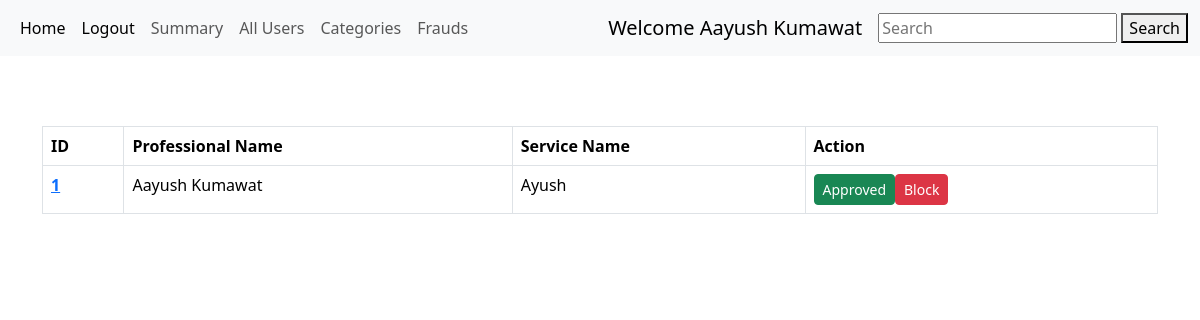
The page /admin/Aayush Kumawat/show/all_professionals on the database as committed earlier.
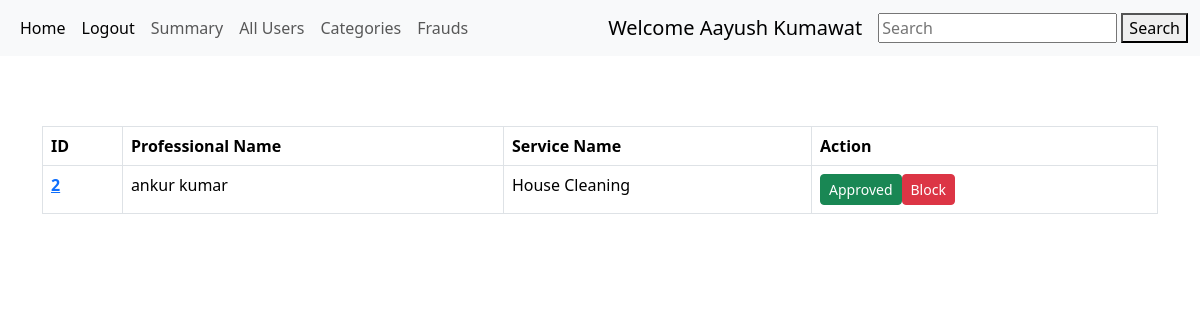
The same page on the database as committed later.
### models.py (models this page shows)
class Professional(db.Model):
    id = db.Column(db.Integer, primary_key=True)
    email = db.Column(db.String(32), unique=True,nullable=False)
    name = db.Column(db.String(64), nullable=False)
    password = db.Column(db.String(256), nullable=False)
    description = db.Column(db.String(256), nullable=False)
    category = db.Column(db.String(256),db.ForeignKey('category.id'), nullable=False )  #category is cid consider
    s_id = db.Column(db.String(256),db.ForeignKey('services.id'), nullable=False )
    address = db.Column(db.String(64), nullable=False)
    experience = db.Column(db.String(64), nullable=False)
    pincode = db.Column(db.Integer , nullable=False)
    rating = db.Column(db.String(10), default = 'New Professional')
    status = db.Column(db.Integer , nullable=False)
    running = db.relationship("Running", backref = 'professional',cascade = "all,delete",lazy = True)

class Services(db.Model):
    id = db.Column(db.Integer, primary_key=True)
    c_id = db.Column(db.Integer, db.ForeignKey('category.id'),nullable=False)    #category fk
    name = db.Column(db.String(64), nullable=False)
    base_price = db.Column(db.Integer , nullable=False)
    description = db.Column(db.String(64), nullable=False)
    professional = db.relationship("Professional", backref = 'services',cascade = "all,delete",lazy = True)
    running = db.relationship("Running", backref = 'services',cascade = "all,delete",lazy = True)

### routes.py (the view)
@app.route('/admin/<user>/show/all_professionals')
def show_all_professionals(user):
    user = user
    professionals = Professional.query.all()
    return render_template('all_professionals.html',professionals = professionals,user=user)

### templates/all_professionals.html (shortened to what this page needs)
{% extends 'layout.html' %}
{% block content %}
<div style="margin-top: 70px;">
<table class="table table-bordered">
  <thead>
    <tr>
      <th scope="col">ID</th>
      <th scope="col">Professional Name</th>
      <th scope="col">Service Name</th>
      <th scope="col">Action</th>
    </tr>
  </thead>
  <tbody>
{% for professional in professionals %}
{% if professional.status == 0 %}
<tr>
  <th scope="row"><a href="/admin/{{user}}/{{professional.id}}/details">{{professional.id}}</a></th>
  <td>{{professional.name}}</td>
  <td>{{professional.services.name}}</td>
  <td><a href="/admin/professional/manage/{{professional.id}}/{{user}}/Approve" type="button" class="btn btn-success btn-sm">Approve</a><a href="/admin/professional/manage/{{professional.id}}/{{user}}/Block" type="button" class="btn btn-danger btn-sm"> Block</a></td>
</tr>
{% elif professional.status == 1 %}
<tr>
  <th scope="row"><a href="/admin/{{user}}/{{professional.id}}/details">{{professional.id}}</a></th>
  <td>{{professional.name}}</td>
  <td>{{professional.services.name}}</td>
  <td><a href="#" type="button" class="btn btn-success btn-sm">Approved</a><a href="/admin/professional/manage/{{professional.id}}/{{user}}/Block" type="button" class="btn btn-danger btn-sm"> Block</a></td>
</tr>
{% endif %}
{% endfor %}
  </tbody>
</table>
</div>
{% endblock %}

### templates/navbar.html
{% block content %}
<nav class="navbar navbar-expand-lg bg-body-tertiary">
  <div class="container-fluid">
    <div class="collapse navbar-collapse" id="navbarSupportedContent">
      <ul class="navbar-nav me-auto mb-2 mb-lg-0">
        <li class="nav-item">
          <a class="nav-link active" aria-current="page" href="/admin/{{user}}">Home</a>
        </li>
        <li class="nav-item">
          <a class="nav-link active" aria-current="page" href="/">Logout</a>
        </li>
        <li class="nav-item">
          <a class="nav-link" href="/admin/{{user}}/summary">Summary</a>
        </li>
        <li class="nav-item">
          <a class="nav-link" href="/admin/{{user}}/show/all_customers">All Users</a>
        </li>
        <li class="nav-item">
          <a class="nav-link" href="/admin/{{user}}/show/categories">Categories</a>
        </li>
        <li class="nav-item">
          <a class="nav-link" href="/admin/{{user}}/show/frauds">Frauds</a>
        </li>
      </ul>
      <a class="navbar-brand" href="#">Welcome {{user}}</a>
    </div>
    <form action="/search/{{user}}" class="form-inline my-2 my-lg-0" method="POST">
      <input class="mr-sm-2" type="search" name="search_txt" placeholder="Search">
      <button type="submit">Search</button>
    </form>
  </div>
</nav>
{% endblock %}

Rows that differ between the two databases and show on the page:
removed Professional: name "Aayush Kumawat", id "1", services.name "Ayush"
added Professional: id "2", name "ankur kumar", services.name "House Cleaning"
Other text that changed with them:
{{ user }}: (not shown) → "Aayush Kumawat"
